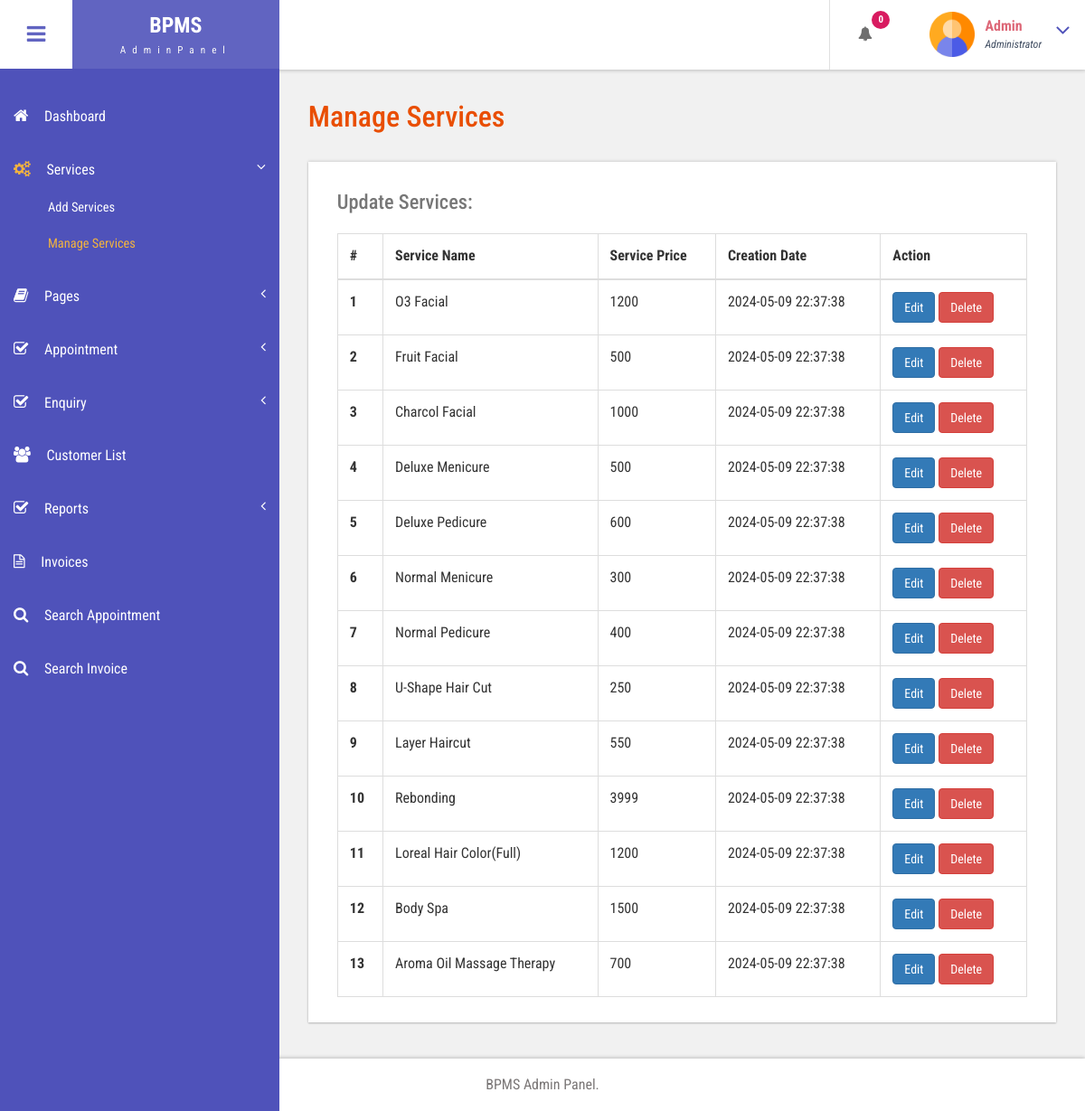
Screenshot of /admin/manage-services.php (signed in) with the database file from the repository.
### tables this page shows
CREATE TABLE `tblservices` (
  `ID` int(10) NOT NULL,
  `ServiceName` varchar(200) DEFAULT NULL,
  `ServiceDescription` mediumtext DEFAULT NULL,
  `Cost` int(10) DEFAULT NULL,
  `Image` varchar(200) DEFAULT NULL,
  `CreationDate` timestamp NULL DEFAULT current_timestamp()
);

### admin/manage-services.php (the view, shortened to what this page needs)
<?php
include('includes/dbconnection.php');
if (strlen($_SESSION['bpmsaid']==0)) {
  header('location:logout.php');
  } else{
  ?>
<!DOCTYPE HTML>
<html>
<head>
<link href="css/bootstrap.css" rel='stylesheet' type='text/css' />
<link href="css/style.css" rel='stylesheet' type='text/css' />
<link href="css/font-awesome.css" rel="stylesheet">
<link href="css/animate.css" rel="stylesheet" type="text/css" media="all">
<link href="css/custom.css" rel="stylesheet">
</head>
<body class="cbp-spmenu-push">
	<div class="main-content">
		 <?php include_once('includes/sidebar.php');?>
		 <?php include_once('includes/header.php');?>
		<div id="page-wrapper">
			<div class="main-page">
				<div class="tables">
					<h3 class="title1">Manage Services</h3>
					<div class="table-responsive bs-example widget-shadow">
						<h4>Update Services:</h4>
						<table class="table table-bordered"> <thead> <tr> <th>#</th> <th>Service Name</th> <th>Service Price</th> <th>Creation Date</th><th>Action</th> </tr> </thead> <tbody>
<?php
$ret=mysqli_query($con,"select *from  tblservices");
$cnt=1;
while ($row=mysqli_fetch_array($ret)) {
?>
						 <tr> <th scope="row"><?php echo $cnt;?></th> <td><?php  echo $row['ServiceName'];?></td> <td><?php  echo $row['Cost'];?></td><td><?php  echo $row['CreationDate'];?></td> <td>
						 	<a href="edit-services.php?editid=<?php echo $row['ID'];?>" class="btn btn-primary">Edit</a>
						 	<a href="manage-services.php?delid=<?php echo $row['ID'];?>" class="btn btn-danger" onClick="return confirm('Are you sure you want to delete?')">Delete</a>
						 	</td> </tr>   <?php
$cnt=$cnt+1;
}?></tbody> </table>
					</div>
				</div>
			</div>
		</div>
		 <?php include_once('includes/footer.php');?>
	</div>
</body>
</html>
<?php }  ?>

### admin/includes/sidebar.php (shortened to what this page needs)
<div class=" sidebar" role="navigation">
          <div class="navbar-collapse">
      <nav class="cbp-spmenu cbp-spmenu-vertical cbp-spmenu-left" id="cbp-spmenu-s1">
        <ul class="nav" id="side-menu">
          <li>
            <a href="dashboard.php"><i class="fa fa-home nav_icon"></i>Dashboard</a>
          </li>
          <li>
            <a href="add-services.php"><i class="fa fa-cogs nav_icon"></i>Services<span class="fa arrow"></span> </a>
            <ul class="nav nav-second-level collapse">
              <li>
                <a href="add-services.php">Add Services</a>
              </li>
              <li>
                <a href="manage-services.php">Manage Services</a>
              </li>
            </ul>
          </li>
          <li class="">
            <a href="about-us.php"><i class="fa fa-book nav_icon"></i>Pages <span class="fa arrow"></span></a>
          </li>
          <li>
            <a href="all-appointment.php"><i class="fa fa-check-square-o nav_icon"></i>Appointment<span class="fa arrow"></span></a>
          </li>
         <li>
            <a href="readenq.php"><i class="fa fa-check-square-o nav_icon"></i>Enquiry<span class="fa arrow"></span></a>
          </li>
           <li>
            <a href="customer-list.php" class="chart-nav"><i class="fa fa-users nav_icon"></i>Customer List</a>
          </li>
            <li>
            <a href="#"><i class="fa fa-check-square-o nav_icon"></i>Reports<span class="fa arrow"></span></a>
          </li>
  <li>
            <a href="invoices.php" class="chart-nav"><i class="fa fa-file-text-o nav_icon"></i>Invoices</a>
          </li>
          <li>
            <a href="search-appointment.php" class="chart-nav"><i class="fa fa-search nav_icon"></i>Search Appointment</a>
          </li>
          <li>
            <a href="search-invoices.php" class="chart-nav"><i class="fa fa-search nav_icon"></i>Search Invoice</a>
          </li>
        </ul>
      </nav>
    </div>
  </div>

### admin/includes/header.php (shortened to what this page needs)
<div class="sticky-header header-section ">
      <div class="header-left">
        <button id="showLeftPush"><i class="fa fa-bars"></i></button>
        <div class="logo">
          <a href="index.html">
            <h1>BPMS</h1>
            <span>AdminPanel</span>
          </a>
        </div>
      </div>
      <div class="header-right">
        <div class="profile_details_left">
          <ul class="nofitications-dropdown">
            <?php
$ret1=mysqli_query($con,"select tbluser.FirstName,tbluser.LastName,tblbook.ID as bid,tblbook.AptNumber from tblbook join tbluser on tbluser.ID=tblbook.UserID where tblbook.Status is null");
$num=mysqli_num_rows($ret1);
?>
            <li class="dropdown head-dpdn">
              <a href="#" class="dropdown-toggle" data-toggle="dropdown" aria-expanded="false"><i class="fa fa-bell"></i><span class="badge blue"><?php echo $num;?></span></a>
            </li>
          </ul>
          <div class="clearfix"> </div>
        </div>
        <div class="profile_details">
        <?php
$adid=$_SESSION['bpmsaid'];
$ret=mysqli_query($con,"select AdminName from tbladmin where ID='$adid'");
$row=mysqli_fetch_array($ret);
$name=$row['AdminName'];
?>
          <ul>
            <li class="dropdown profile_details_drop">
              <a href="#" class="dropdown-toggle" data-toggle="dropdown" aria-expanded="false">
                <div class="profile_img">
                  <span class="prfil-img"><img src="images/admin.png" alt="" width="50" height="50"> </span>
                  <div class="user-name">
                    <p><?php echo $name; ?></p>
                    <span>Administrator</span>
                  </div>
                  <i class="fa fa-angle-down lnr"></i>
                  <div class="clearfix"></div>
                </div>
              </a>
            </li>
          </ul>
        </div>
      </div>
      <div class="clearfix"> </div>
    </div>

### admin/includes/footer.php
<div class="footer">
   <p> BPMS Admin Panel.</p>
</div>

### admin/css/custom.css (style rules this page uses)
#page-wrapper { padding:7em 2em 2.5em; background-color: #F1F1F1; }
.sidebar .arrow { float: right; }
.sidebar .fa.arrow:before { content: "\f104"; }
.sidebar .active>a>.fa.arrow:before { content: "\f107"; }
.sidebar .nav-second-level li, .sidebar .nav-third-level li { border-bottom: 0!important; margin-bottom: 0; }
.sidebar .nav-second-level li a { padding-left: 53px; font-size: .9em; }

### rows the page displays
tblservices: ServiceName "O3 Facial", Cost "1200", CreationDate "2024-05-09 22:37:38"
tblservices: ServiceName "Fruit Facial", Cost "500", CreationDate "2024-05-09 22:37:38"
tblservices: ServiceName "Charcol Facial", Cost "1000", CreationDate "2024-05-09 22:37:38"
tblservices: ServiceName "Deluxe Menicure", Cost "500", CreationDate "2024-05-09 22:37:38"
tblservices: ServiceName "Deluxe Pedicure", Cost "600", CreationDate "2024-05-09 22:37:38"
tblservices: ServiceName "Normal Menicure", Cost "300", CreationDate "2024-05-09 22:37:38"
tblservices: ServiceName "Normal Pedicure", Cost "400", CreationDate "2024-05-09 22:37:38"
tblservices: ServiceName "U-Shape Hair Cut", Cost "250", CreationDate "2024-05-09 22:37:38"
tblservices: ServiceName "Layer Haircut", Cost "550", CreationDate "2024-05-09 22:37:38"
tblservices: ServiceName "Rebonding", Cost "3999", CreationDate "2024-05-09 22:37:38"
tblservices: ServiceName "Loreal Hair Color(Full)", Cost "1200", CreationDate "2024-05-09 22:37:38"
tblservices: ServiceName "Body Spa", Cost "1500", CreationDate "2024-05-09 22:37:38"
tblservices: ServiceName "Aroma Oil Massage Therapy", Cost "700", CreationDate "2024-05-09 22:37:38"

### other values shown
$num "0"
$name "Admin"
